Frame 1 (no input): blank canvas, image omitted
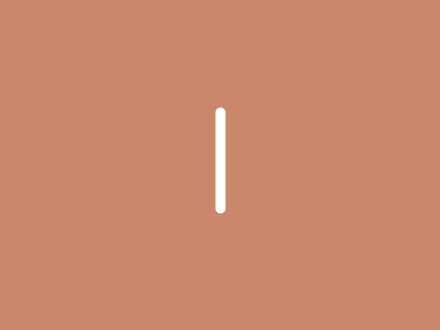
Frame 60 (the mouse pressed at the canvas centre just before this capture)
Frame 120 (the mouse held since frame 60 and released just before this capture): identical to frame 60, image omitted

The Processing sketch that drew this single still picture (run headless with seeded random() and noise(); from frame 60 on, the mouse is pressed at the canvas centre):

// Processing sketch: processing
// ── processing.pde
void setup(){
  size(440,330);
  fill(255);
  smooth();
  stroke(255);
  strokeWeight(10);
  frameRate(33);//帧率，一帧0.33秒
}
void draw(){
  background(#cb876b);
  println(frameCount);//输出当前帧；
  if((frameCount>=13)&&(frameCount<20)){
    line(width/2,208,width/2,208-106/7*(frameCount-13));
  }
  if(frameCount>=20){
    line(width/2,208,width/2,208-106+10);
  }
  if((frameCount>=19)&&(frameCount<25)){
    point(width/2, 102-(102-58)/6*(frameCount-19));
  }
  if((frameCount>=25)&&(frameCount<29)){
    point(width/2, 102-(102-97)/4*(frameCount-25));
  }
  if(frameCount==150){
    frameCount=0;
  }

}
